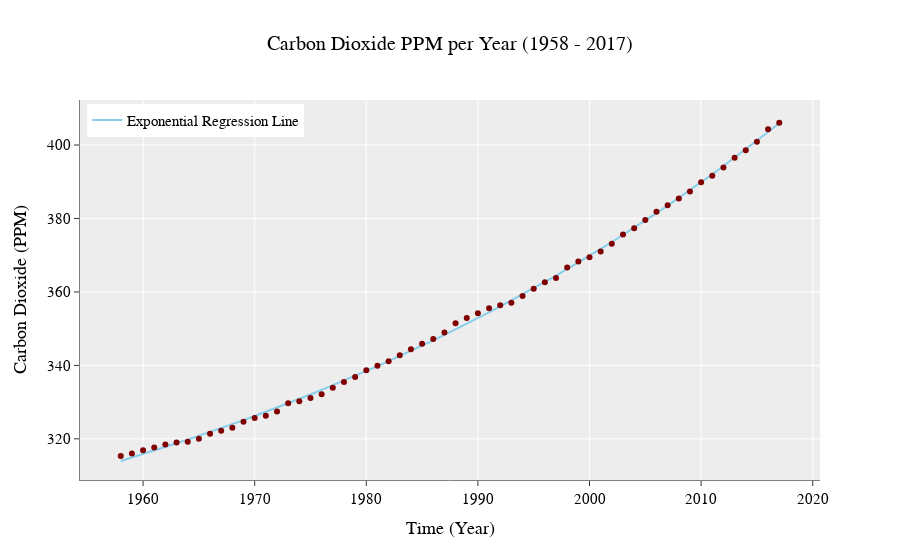

The cell this chart's notebook holds for it:
### Code cell
fig = go.Figure()
fig.update_layout(title="Carbon Dioxide PPM per Year (1958 - 2017)", title_font_size = 20,
                  font=dict( family="Courier New, monospace", size=15,color="#000000"),
                  template = "ggplot2", hovermode= 'closest', legend=dict(
    yanchor="top",
    y=0.99,
    xanchor="left",
    x=0.01
))
fig.update_xaxes(showline=True, linewidth=1, linecolor='gray', title = 'Time (Year)')
fig.update_yaxes(showline=True, linewidth=1, linecolor='gray', title = 'Carbon Dioxide (PPM)')

fig.add_trace(go.Scatter(x = carbon_year['Year'], y = yy, mode = 'lines',
                         name = 'Exponential Regression Line', marker_color='rgb(135,206,235)'))
fig.add_trace(go.Scatter(x = carbon_year['Year'], y = carbon_year['Carbon Dioxide (ppm)'], mode = 'markers',
                         showlegend=False, marker_color='rgb(128, 0, 0)'))

pio.write_image(fig, "images/fig3.png", width=5*200, height=2*200, scale=.75)
fig

### Figure 1 — Plotly figure (JSON) as saved in the notebook; plotly's stock layout.template omitted (floating-point values rounded to 4 significant figures)
{"data": [{"marker": {"color": "rgb(135,206,235)"}, "mode": "lines", "name": "Exponential Regression Line", "type": "scatter", "x": [1958, 1959, 1960, 1961, 1962, 1963, 1964, 1965, 1966, 1967, 1968, 1969, 1970, 1971, 1972, 1973, 1974, 1975, 1976, 1977, 1978, 1979, 1980, 1981, 1982, 1983, 1984, 1985, 1986, 1987, 1988, 1989, 1990, 1991, 1992, 1993, 1994, 1995, 1996, 1997, 1998, 1999, 2000, 2001, 2002, 2003, 2004, 2005, 2006, 2007, 2008, 2009, 2010, 2011, 2012, 2013, 2014, 2015, 2016, 2017], "y": [314.0, 314.9, 315.8, 316.8, 317.8, 318.8, 319.8, 320.8, 321.9, 322.9, 324.0, 325.1, 326.2, 327.4, 328.5, 329.7, 330.9, 332.1, 333.3, 334.6, 335.8, 337.1, 338.5, 339.8, 341.1, 342.5, 343.9, 345.4, 346.8, 348.3, 349.8, 351.3, 352.9, 354.4, 356.0, 357.7, 359.3, 361.0, 362.7, 364.5, 366.2, 368.0, 369.9, 371.7, 373.6, 375.5, 377.5, 379.4, 381.5, 383.5, 385.6, 387.7, 389.9, 392.1, 394.3, 396.5, 398.8, 401.2, 403.6, 406.0]}, {"marker": {"color": "rgb(128, 0, 0)"}, "mode": "markers", "showlegend": false, "type": "scatter", "x": [1958, 1959, 1960, 1961, 1962, 1963, 1964, 1965, 1966, 1967, 1968, 1969, 1970, 1971, 1972, 1973, 1974, 1975, 1976, 1977, 1978, 1979, 1980, 1981, 1982, 1983, 1984, 1985, 1986, 1987, 1988, 1989, 1990, 1991, 1992, 1993, 1994, 1995, 1996, 1997, 1998, 1999, 2000, 2001, 2002, 2003, 2004, 2005, 2006, 2007, 2008, 2009, 2010, 2011, 2012, 2013, 2014, 2015, 2016, 2017], "y": [315.3, 316.0, 316.9, 317.6, 318.5, 319.0, 319.2, 320.0, 321.4, 322.2, 323.0, 324.6, 325.7, 326.3, 327.5, 329.7, 330.2, 331.2, 332.2, 333.9, 335.5, 336.9, 338.7, 339.9, 341.1, 342.8, 344.4, 345.9, 347.2, 348.9, 351.5, 352.9, 354.2, 355.6, 356.4, 357.0, 358.9, 360.9, 362.6, 363.8, 366.6, 368.3, 369.5, 371.0, 373.1, 375.6, 377.4, 379.6, 381.8, 383.6, 385.4, 387.4, 389.9, 391.6, 393.9, 396.6, 398.6, 400.9, 404.3, 406.1]}], "layout": {"autosize": true, "font": {"color": "#000000", "family": "Courier New, monospace", "size": 15}, "hovermode": "closest", "legend": {"x": 0.01, "xanchor": "left", "y": 0.99, "yanchor": "top"}, "title": {"font": {"size": 20}, "text": "Carbon Dioxide PPM per Year (1958 - 2017)"}, "xaxis": {"autorange": true, "linecolor": "gray", "linewidth": 1, "range": [1954.0, 2021.0], "showline": true, "title": {"text": "Time (Year)"}, "type": "linear"}, "yaxis": {"autorange": true, "linecolor": "gray", "linewidth": 1, "range": [307.8, 413.6], "showline": true, "title": {"text": "Carbon Dioxide (PPM)"}, "type": "linear"}}}
